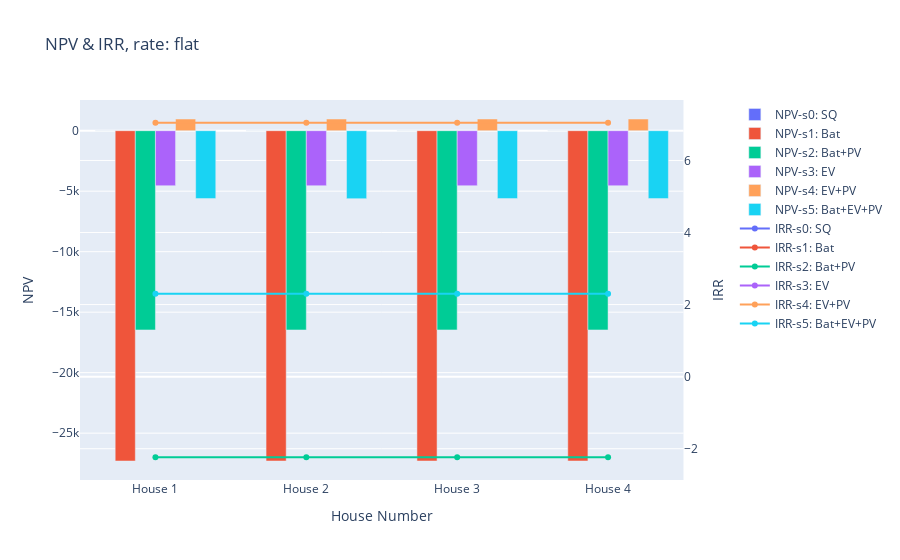
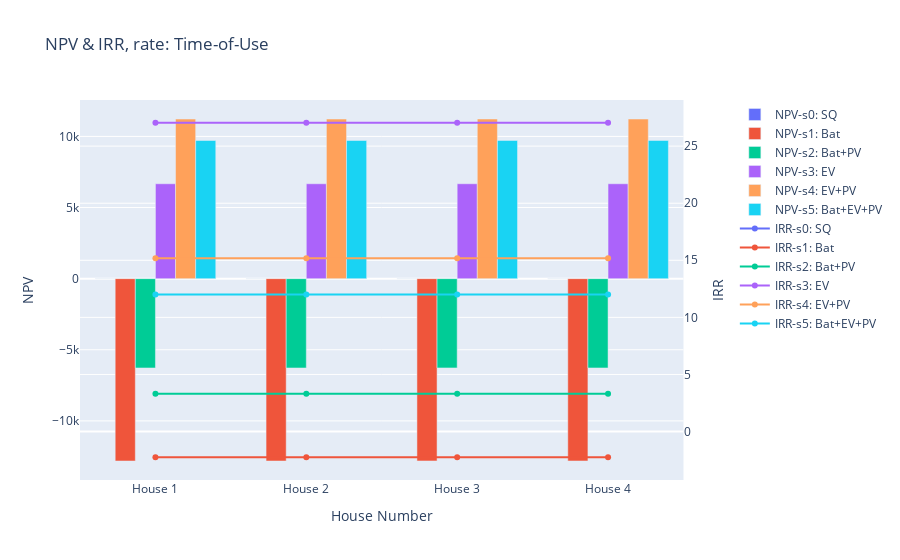
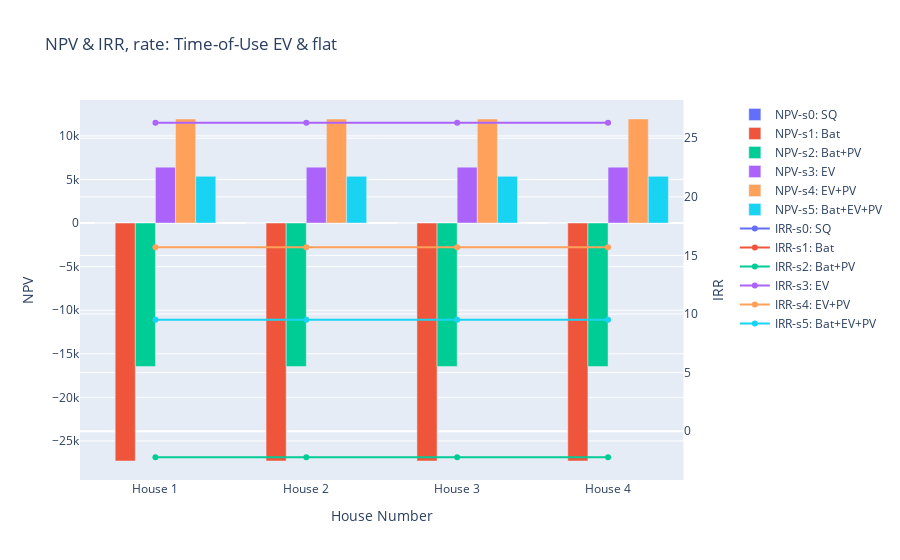
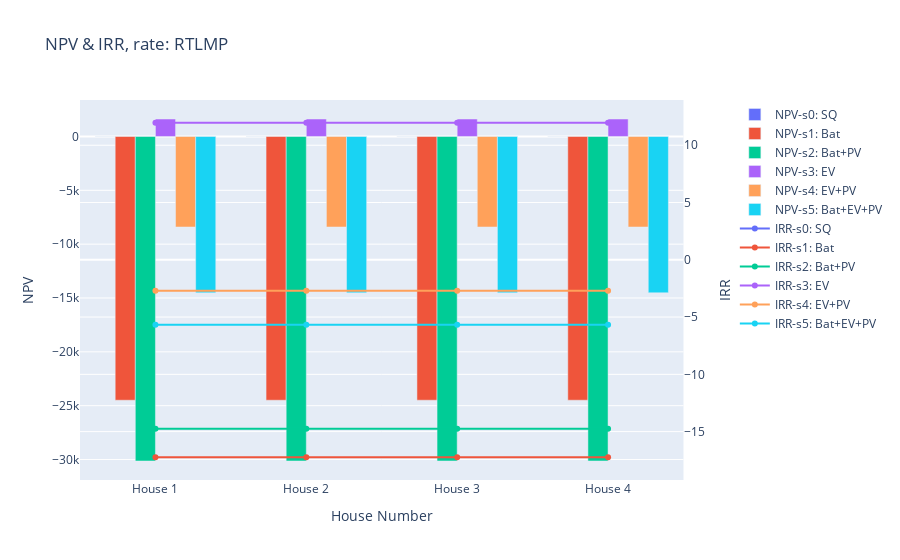

Source (notebook cell) for these figures, in order:
### Markdown cell above
### resluts when selling back is allowed

### Code cell
# Define color dictionary
color_dict = {
    "s0": "#636EFA",
    "s1": "#EF553B",
    "s2": "#00CC96",
    "s3": "#AB63FA",
    "s4": "#FFA15A",
    "s5": "#19D3F3"
}

legend = {
    "s0": "s0: SQ",
    "s1": "s1: Bat",
    "s2": "s2: Bat+PV",
    "s3": "s3: EV",
    "s4": "s4: EV+PV",
    "s5": "s5: Bat+EV+PV"
}


# for p in rates:
for p in ['flat', 'Time-of-Use', 'Time-of-Use EV & flat', 'RTLMP', 'TOU&RTLMP', 'gmp']:
    df1 = df.query('selling_back == True and rate == @p')
    
    # Create figure with secondary y-axis
    fig = make_subplots(specs=[[{"secondary_y": True}]])
    
    # npv bar plot
    for scenario in df1['scenario'].unique():
        df2 = df1[df1['scenario'] == scenario]
        fig.add_trace(go.Bar(x=df2['house_number'], y=df2['npv'], name=f'NPV-{legend[scenario]}', marker_color=color_dict[scenario]), secondary_y=False)

    # irr line plot
    for scenario in df1['scenario'].unique():
        df2 = df1[df1['scenario'] == scenario]
        fig.add_trace(go.Scatter(x=df2['house_number'], y=df2['irr'], mode='lines+markers', name=f'IRR-{legend[scenario]}', line=dict(color=color_dict[scenario])), secondary_y=True)

    # Set titles and labels
    fig.update_layout(title_text=f"NPV & IRR, rate: {p}")
    fig.update_xaxes(title_text="House Number")
    fig.update_yaxes(title_text="NPV", secondary_y=False)
    fig.update_yaxes(title_text="IRR", secondary_y=True)
    
    # Show the figure
    fig.show()

### Figure 1 — Plotly figure (JSON) as saved in the notebook; plotly's stock layout.template omitted (floating-point values rounded to 4 significant figures)
{"data": [{"marker": {"color": "#636EFA"}, "name": "NPV-s0: SQ", "type": "bar", "x": ["House 1", "House 2", "House 3", "House 4"], "xaxis": "x", "y": [0, 0, 0, 0], "yaxis": "y"}, {"marker": {"color": "#EF553B"}, "name": "NPV-s1: Bat", "type": "bar", "x": ["House 1", "House 2", "House 3", "House 4"], "xaxis": "x", "y": [-27300, -27300, -27300, -27300], "yaxis": "y"}, {"marker": {"color": "#00CC96"}, "name": "NPV-s2: Bat+PV", "type": "bar", "x": ["House 1", "House 2", "House 3", "House 4"], "xaxis": "x", "y": [-16470.0, -16470.0, -16470.0, -16470.0], "yaxis": "y"}, {"marker": {"color": "#AB63FA"}, "name": "NPV-s3: EV", "type": "bar", "x": ["House 1", "House 2", "House 3", "House 4"], "xaxis": "x", "y": [-4549.0, -4549.0, -4549.0, -4549.0], "yaxis": "y"}, {"marker": {"color": "#FFA15A"}, "name": "NPV-s4: EV+PV", "type": "bar", "x": ["House 1", "House 2", "House 3", "House 4"], "xaxis": "x", "y": [964.2, 963.4, 966.0, 964.8], "yaxis": "y"}, {"marker": {"color": "#19D3F3"}, "name": "NPV-s5: Bat+EV+PV", "type": "bar", "x": ["House 1", "House 2", "House 3", "House 4"], "xaxis": "x", "y": [-5615.0, -5616.0, -5613.0, -5614.0], "yaxis": "y"}, {"line": {"color": "#636EFA"}, "mode": "lines+markers", "name": "IRR-s0: SQ", "type": "scatter", "x": ["House 1", "House 2", "House 3", "House 4"], "xaxis": "x", "y": [null, null, null, null], "yaxis": "y2"}, {"line": {"color": "#EF553B"}, "mode": "lines+markers", "name": "IRR-s1: Bat", "type": "scatter", "x": ["House 1", "House 2", "House 3", "House 4"], "xaxis": "x", "y": [null, null, null, null], "yaxis": "y2"}, {"line": {"color": "#00CC96"}, "mode": "lines+markers", "name": "IRR-s2: Bat+PV", "type": "scatter", "x": ["House 1", "House 2", "House 3", "House 4"], "xaxis": "x", "y": [-2.236, -2.237, -2.235, -2.236], "yaxis": "y2"}, {"line": {"color": "#AB63FA"}, "mode": "lines+markers", "name": "IRR-s3: EV", "type": "scatter", "x": ["House 1", "House 2", "House 3", "House 4"], "xaxis": "x", "y": [null, null, null, null], "yaxis": "y2"}, {"line": {"color": "#FFA15A"}, "mode": "lines+markers", "name": "IRR-s4: EV+PV", "type": "scatter", "x": ["House 1", "House 2", "House 3", "House 4"], "xaxis": "x", "y": [7.045, 7.044, 7.047, 7.046], "yaxis": "y2"}, {"line": {"color": "#19D3F3"}, "mode": "lines+markers", "name": "IRR-s5: Bat+EV+PV", "type": "scatter", "x": ["House 1", "House 2", "House 3", "House 4"], "xaxis": "x", "y": [2.298, 2.298, 2.3, 2.299], "yaxis": "y2"}], "layout": {"title": {"text": "NPV & IRR, rate: flat"}, "xaxis": {"anchor": "y", "domain": [0, 0.94], "title": {"text": "House Number"}}, "yaxis": {"anchor": "x", "domain": [0, 1], "title": {"text": "NPV"}}, "yaxis2": {"anchor": "x", "overlaying": "y", "side": "right", "title": {"text": "IRR"}}}}

### Figure 2 — Plotly figure (JSON) as saved in the notebook; plotly's stock layout.template omitted (floating-point values rounded to 4 significant figures)
{"data": [{"marker": {"color": "#636EFA"}, "name": "NPV-s0: SQ", "type": "bar", "x": ["House 1", "House 2", "House 3", "House 4"], "xaxis": "x", "y": [0, 0, 0, 0], "yaxis": "y"}, {"marker": {"color": "#EF553B"}, "name": "NPV-s1: Bat", "type": "bar", "x": ["House 1", "House 2", "House 3", "House 4"], "xaxis": "x", "y": [-12820.0, -12820.0, -12820.0, -12820.0], "yaxis": "y"}, {"marker": {"color": "#00CC96"}, "name": "NPV-s2: Bat+PV", "type": "bar", "x": ["House 1", "House 2", "House 3", "House 4"], "xaxis": "x", "y": [-6279.0, -6279.0, -6275.0, -6277.0], "yaxis": "y"}, {"marker": {"color": "#AB63FA"}, "name": "NPV-s3: EV", "type": "bar", "x": ["House 1", "House 2", "House 3", "House 4"], "xaxis": "x", "y": [6671.0, 6672.0, 6673.0, 6672.0], "yaxis": "y"}, {"marker": {"color": "#FFA15A"}, "name": "NPV-s4: EV+PV", "type": "bar", "x": ["House 1", "House 2", "House 3", "House 4"], "xaxis": "x", "y": [11220.0, 11220.0, 11220.0, 11220.0], "yaxis": "y"}, {"marker": {"color": "#19D3F3"}, "name": "NPV-s5: Bat+EV+PV", "type": "bar", "x": ["House 1", "House 2", "House 3", "House 4"], "xaxis": "x", "y": [9712.0, 9711.0, 9716.0, 9714.0], "yaxis": "y"}, {"line": {"color": "#636EFA"}, "mode": "lines+markers", "name": "IRR-s0: SQ", "type": "scatter", "x": ["House 1", "House 2", "House 3", "House 4"], "xaxis": "x", "y": [null, null, null, null], "yaxis": "y2"}, {"line": {"color": "#EF553B"}, "mode": "lines+markers", "name": "IRR-s1: Bat", "type": "scatter", "x": ["House 1", "House 2", "House 3", "House 4"], "xaxis": "x", "y": [-2.252, -2.252, -2.249, -2.25], "yaxis": "y2"}, {"line": {"color": "#00CC96"}, "mode": "lines+markers", "name": "IRR-s2: Bat+PV", "type": "scatter", "x": ["House 1", "House 2", "House 3", "House 4"], "xaxis": "x", "y": [3.303, 3.302, 3.304, 3.303], "yaxis": "y2"}, {"line": {"color": "#AB63FA"}, "mode": "lines+markers", "name": "IRR-s3: EV", "type": "scatter", "x": ["House 1", "House 2", "House 3", "House 4"], "xaxis": "x", "y": [27.04, 27.05, 27.05, 27.05], "yaxis": "y2"}, {"line": {"color": "#FFA15A"}, "mode": "lines+markers", "name": "IRR-s4: EV+PV", "type": "scatter", "x": ["House 1", "House 2", "House 3", "House 4"], "xaxis": "x", "y": [15.18, 15.18, 15.18, 15.18], "yaxis": "y2"}, {"line": {"color": "#19D3F3"}, "mode": "lines+markers", "name": "IRR-s5: Bat+EV+PV", "type": "scatter", "x": ["House 1", "House 2", "House 3", "House 4"], "xaxis": "x", "y": [12.01, 12.01, 12.01, 12.01], "yaxis": "y2"}], "layout": {"title": {"text": "NPV & IRR, rate: Time-of-Use"}, "xaxis": {"anchor": "y", "domain": [0, 0.94], "title": {"text": "House Number"}}, "yaxis": {"anchor": "x", "domain": [0, 1], "title": {"text": "NPV"}}, "yaxis2": {"anchor": "x", "overlaying": "y", "side": "right", "title": {"text": "IRR"}}}}

### Figure 3 — Plotly figure (JSON) as saved in the notebook; plotly's stock layout.template omitted (floating-point values rounded to 4 significant figures)
{"data": [{"marker": {"color": "#636EFA"}, "name": "NPV-s0: SQ", "type": "bar", "x": ["House 1", "House 2", "House 3", "House 4"], "xaxis": "x", "y": [0, 0, 0, 0], "yaxis": "y"}, {"marker": {"color": "#EF553B"}, "name": "NPV-s1: Bat", "type": "bar", "x": ["House 1", "House 2", "House 3", "House 4"], "xaxis": "x", "y": [-27300, -27300, -27300, -27300], "yaxis": "y"}, {"marker": {"color": "#00CC96"}, "name": "NPV-s2: Bat+PV", "type": "bar", "x": ["House 1", "House 2", "House 3", "House 4"], "xaxis": "x", "y": [-16450.0, -16460.0, -16450.0, -16450.0], "yaxis": "y"}, {"marker": {"color": "#AB63FA"}, "name": "NPV-s3: EV", "type": "bar", "x": ["House 1", "House 2", "House 3", "House 4"], "xaxis": "x", "y": [6413.0, 6413.0, 6414.0, 6413.0], "yaxis": "y"}, {"marker": {"color": "#FFA15A"}, "name": "NPV-s4: EV+PV", "type": "bar", "x": ["House 1", "House 2", "House 3", "House 4"], "xaxis": "x", "y": [11940.0, 11940.0, 11940.0, 11940.0], "yaxis": "y"}, {"marker": {"color": "#19D3F3"}, "name": "NPV-s5: Bat+EV+PV", "type": "bar", "x": ["House 1", "House 2", "House 3", "House 4"], "xaxis": "x", "y": [5359.0, 5359.0, 5360.0, 5359.0], "yaxis": "y"}, {"line": {"color": "#636EFA"}, "mode": "lines+markers", "name": "IRR-s0: SQ", "type": "scatter", "x": ["House 1", "House 2", "House 3", "House 4"], "xaxis": "x", "y": [null, null, null, null], "yaxis": "y2"}, {"line": {"color": "#EF553B"}, "mode": "lines+markers", "name": "IRR-s1: Bat", "type": "scatter", "x": ["House 1", "House 2", "House 3", "House 4"], "xaxis": "x", "y": [null, null, null, null], "yaxis": "y2"}, {"line": {"color": "#00CC96"}, "mode": "lines+markers", "name": "IRR-s2: Bat+PV", "type": "scatter", "x": ["House 1", "House 2", "House 3", "House 4"], "xaxis": "x", "y": [-2.228, -2.228, -2.227, -2.227], "yaxis": "y2"}, {"line": {"color": "#AB63FA"}, "mode": "lines+markers", "name": "IRR-s3: EV", "type": "scatter", "x": ["House 1", "House 2", "House 3", "House 4"], "xaxis": "x", "y": [26.32, 26.32, 26.32, 26.32], "yaxis": "y2"}, {"line": {"color": "#FFA15A"}, "mode": "lines+markers", "name": "IRR-s4: EV+PV", "type": "scatter", "x": ["House 1", "House 2", "House 3", "House 4"], "xaxis": "x", "y": [15.7, 15.7, 15.7, 15.7], "yaxis": "y2"}, {"line": {"color": "#19D3F3"}, "mode": "lines+markers", "name": "IRR-s5: Bat+EV+PV", "type": "scatter", "x": ["House 1", "House 2", "House 3", "House 4"], "xaxis": "x", "y": [9.507, 9.506, 9.507, 9.507], "yaxis": "y2"}], "layout": {"title": {"text": "NPV & IRR, rate: Time-of-Use EV & flat"}, "xaxis": {"anchor": "y", "domain": [0, 0.94], "title": {"text": "House Number"}}, "yaxis": {"anchor": "x", "domain": [0, 1], "title": {"text": "NPV"}}, "yaxis2": {"anchor": "x", "overlaying": "y", "side": "right", "title": {"text": "IRR"}}}}

### Figure 4 — Plotly figure (JSON) as saved in the notebook; plotly's stock layout.template omitted (floating-point values rounded to 4 significant figures)
{"data": [{"marker": {"color": "#636EFA"}, "name": "NPV-s0: SQ", "type": "bar", "x": ["House 1", "House 2", "House 3", "House 4"], "xaxis": "x", "y": [0, 0, 0, 0], "yaxis": "y"}, {"marker": {"color": "#EF553B"}, "name": "NPV-s1: Bat", "type": "bar", "x": ["House 1", "House 2", "House 3", "House 4"], "xaxis": "x", "y": [-24490.0, -24490.0, -24490.0, -24490.0], "yaxis": "y"}, {"marker": {"color": "#00CC96"}, "name": "NPV-s2: Bat+PV", "type": "bar", "x": ["House 1", "House 2", "House 3", "House 4"], "xaxis": "x", "y": [-30140.0, -30140.0, -30140.0, -30140.0], "yaxis": "y"}, {"marker": {"color": "#AB63FA"}, "name": "NPV-s3: EV", "type": "bar", "x": ["House 1", "House 2", "House 3", "House 4"], "xaxis": "x", "y": [1623.0, 1623.0, 1623.0, 1623.0], "yaxis": "y"}, {"marker": {"color": "#FFA15A"}, "name": "NPV-s4: EV+PV", "type": "bar", "x": ["House 1", "House 2", "House 3", "House 4"], "xaxis": "x", "y": [-8406.0, -8407.0, -8406.0, -8406.0], "yaxis": "y"}, {"marker": {"color": "#19D3F3"}, "name": "NPV-s5: Bat+EV+PV", "type": "bar", "x": ["House 1", "House 2", "House 3", "House 4"], "xaxis": "x", "y": [-14520.0, -14520.0, -14520.0, -14520.0], "yaxis": "y"}, {"line": {"color": "#636EFA"}, "mode": "lines+markers", "name": "IRR-s0: SQ", "type": "scatter", "x": ["House 1", "House 2", "House 3", "House 4"], "xaxis": "x", "y": [null, null, null, null], "yaxis": "y2"}, {"line": {"color": "#EF553B"}, "mode": "lines+markers", "name": "IRR-s1: Bat", "type": "scatter", "x": ["House 1", "House 2", "House 3", "House 4"], "xaxis": "x", "y": [-17.24, -17.24, -17.24, -17.24], "yaxis": "y2"}, {"line": {"color": "#00CC96"}, "mode": "lines+markers", "name": "IRR-s2: Bat+PV", "type": "scatter", "x": ["House 1", "House 2", "House 3", "House 4"], "xaxis": "x", "y": [-14.76, -14.76, -14.76, -14.76], "yaxis": "y2"}, {"line": {"color": "#AB63FA"}, "mode": "lines+markers", "name": "IRR-s3: EV", "type": "scatter", "x": ["House 1", "House 2", "House 3", "House 4"], "xaxis": "x", "y": [11.96, 11.96, 11.97, 11.96], "yaxis": "y2"}, {"line": {"color": "#FFA15A"}, "mode": "lines+markers", "name": "IRR-s4: EV+PV", "type": "scatter", "x": ["House 1", "House 2", "House 3", "House 4"], "xaxis": "x", "y": [-2.711, -2.711, -2.71, -2.711], "yaxis": "y2"}, {"line": {"color": "#19D3F3"}, "mode": "lines+markers", "name": "IRR-s5: Bat+EV+PV", "type": "scatter", "x": ["House 1", "House 2", "House 3", "House 4"], "xaxis": "x", "y": [-5.679, -5.679, -5.678, -5.679], "yaxis": "y2"}], "layout": {"title": {"text": "NPV & IRR, rate: RTLMP"}, "xaxis": {"anchor": "y", "domain": [0, 0.94], "title": {"text": "House Number"}}, "yaxis": {"anchor": "x", "domain": [0, 1], "title": {"text": "NPV"}}, "yaxis2": {"anchor": "x", "overlaying": "y", "side": "right", "title": {"text": "IRR"}}}}
